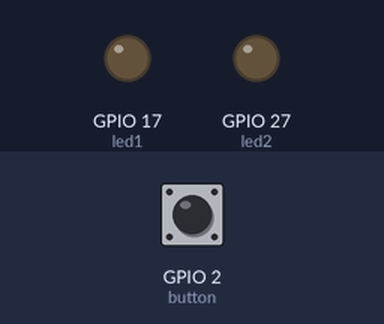
The program below on a simulated Raspberry Pi (BCM pin numbers). Shown: output pins drawn as LEDs (lit = HIGH). Dashed ring = blinking. Inputs (shaded band) come from the test bench; at power-on: GPIO 2 (button) HIGH.

Above: at 1.2 s.
1.3 s: GPIO 2 (button) pulled LOW for 3.2 s
At 2.0 s:
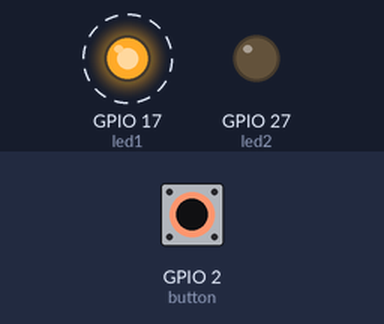
Timing chart, 0 to 5.8 s (numbered marks = the images above; inputs shaded):
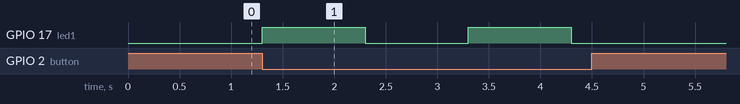

The program:

blink_v0.5.py
```python
from gpiozero import LED
from gpiozero import Button
from time import sleep
import sys
from signal import pause

led1 = LED(17)
led2 = LED(27)
button = Button(2)

#while True:
#	button.wait_for_press()
#	print('You asked for it smarty')
#	led.toggle()

#while True:
# if button.is_pressed:
#  print('You've just pressed the button')
#  led1.on()
#  sleep(0.5)
#  led1.off()
#  sleep(0.5)
#  led2.on()
#  sleep(0.5)
#  led2.off()
#  sleep(0.5)


button.when_pressed = led1.blink
button.when_released = led1.off

pause()
```

Measured:
- after the input at 1.3 s, GPIO 17 (led1): alternates HIGH for 1.0 s and LOW for 1.0 s, 4 changes in all, then stays LOW, starting at once
